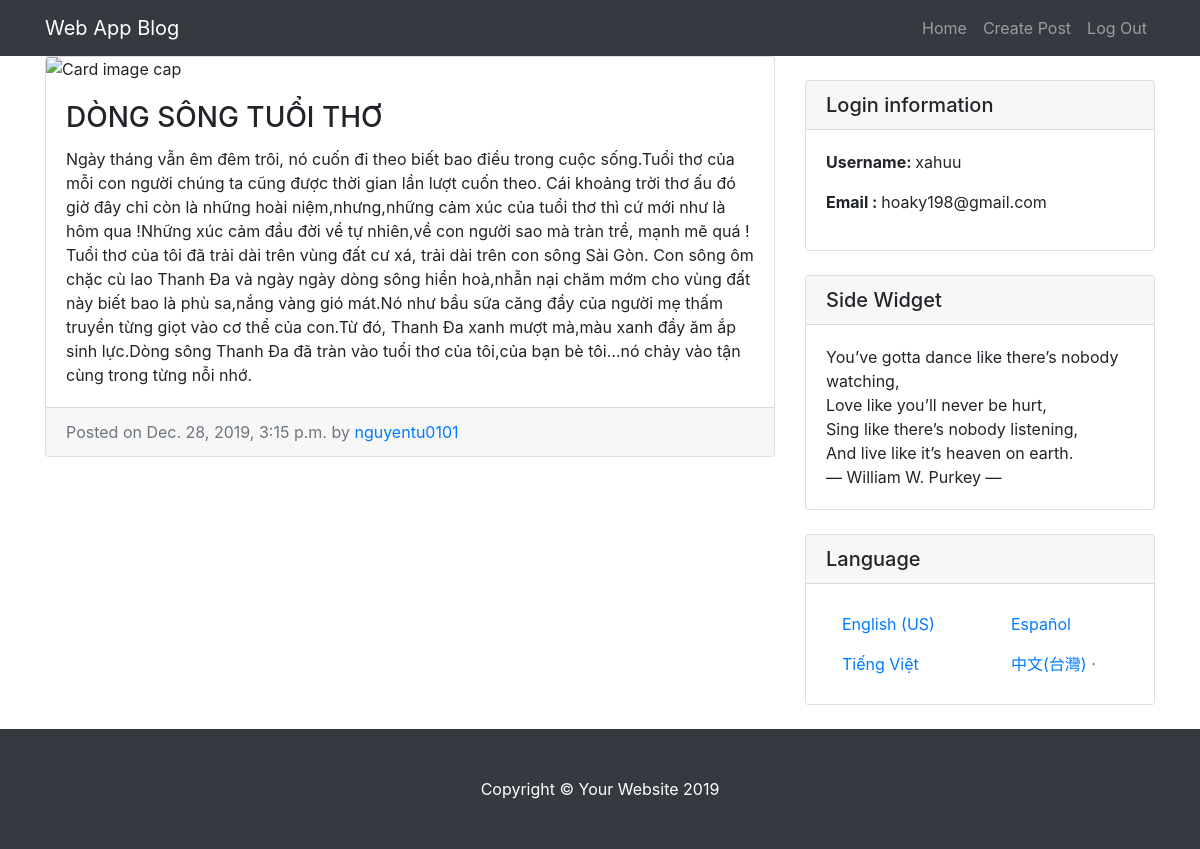
/entry/8/ (signed in), run on the app's committed database.
### entries/models.py (models this page shows, shortened)
class Entry(models.Model):
    entry_title = models.CharField(max_length=50)
    entry_text = models.TextField()
    entry_date = models.DateTimeField(auto_now_add=True)
    entry_author = models.ForeignKey(User, on_delete =  models.CASCADE)
    class Meta:
        verbose_name_plural = "entries"

### entries/views.py (the view)
# urls.py: path('entry/<int:pk>/', EntryView.as_view(), name = "entry-detail"),
class EntryView(LoginRequiredMixin, DetailView):
    model = Entry
    template_name = 'entries/entry_detail.html'

### entries/templates/entries/entry_detail.html
{% extends "entries/base.html" %}
    {% block content %}
      <div class="col-md-8">
        <div class="card mb-4">
          <img class="card-img-top" src="https://4.bp.blogspot.com/-kDGvbCKHKnY/W_DjIBqkEAI/AAAAAAAAKV4/swjqL4QRzocYnpgfFFSVTGFRjT0Th5_rQCLcBGAs/s1600/hinh-anh-sach-hoa-dep-nghe-thuat-%2B%252814%2529.jpg" alt="Card image cap">
          <div class="card-body">
            <h3 class="card-title">{{object.entry_title}}</h3>
            <p class="card-text">{{object.entry_text}}</p>
          </div>
          <div class="card-footer text-muted">
            Posted on {{object.entry_date}} by
            <a href="#">{{object.entry_author}}</a>
          </div>
        </div>
      </div>
    {% endblock %}

### entries/templates/entries/base.html (shortened to what this page needs)
{%load static%}
<!DOCTYPE html>
<html lang="en">
<head>
  <link rel="stylesheet" href="https://cdnjs.cloudflare.com/ajax/libs/font-awesome/4.7.0/css/font-awesome.min.css">
  <link href="{% static 'entries/vendor/bootstrap/css/bootstrap.min.css'%}" rel="stylesheet">
  <link href="{% static 'entries/css/blog-home.css'%}" rel="stylesheet">
</head>
<body>
  <nav class="navbar navbar-expand-lg navbar-dark bg-dark fixed-top">
    <div class="container">
      <a class="navbar-brand" href="{% url 'blog_home'%}">Web App Blog</a>
      <div class="collapse navbar-collapse" id="navbarResponsive">
        <ul class="navbar-nav ml-auto">
          <li class="nav-item">
            <a class="nav-link" href="{% url 'blog_home'%}">Home</a>
          </li>
          <li class="nav-item">
            <a class="nav-link" href="{% url 'create_entry'%}">Create Post</a>
          </li>
          <li class="nav-item">
            <a class="nav-link" href="{%url 'logout'%}">Log Out</a>
          </li>
        </ul>
      </div>
    </div>
  </nav>
  <div class="container">
    <div class="row">
        {% block content %}
        {% endblock %}
      <div class="col-md-4">
        <div class="card my-4">
          <h5 class="card-header">Login information</h5>
          <div class="card-body">
            <div class="list-unstyled mb-8">
                <li>
                  <p><strong>Username: </strong>{{user.username}}</p>
                </li>
                <li>
                  <p><strong>Email : </strong>{{user.email}}</p>
                </li>
            </div>
          </div>
        </div>
        <div class="card my-4">
          <h5 class="card-header">Side Widget</h5>
          <div class="card-body">
          <div>You’ve gotta dance like there’s nobody watching,</div>
          <div>Love like you’ll never be hurt,</div>
          <div>Sing like there’s nobody listening,</div>
          <div>And live like it’s heaven on earth. </div>
            ― William W. Purkey ―
          </div>
        </div>
        <div class="card my-4">
          <h5 class="card-header">Language</h5>
          <div class="card-body">
            <div class="row">
              <div class="col-lg-6">
                <ul class="list-unstyled mb-0">
                  <li class="nav-item">
                    <a class="nav-link" href="#"> English (US)</a>
                  </li>
                  <li class="nav-item">
                    <a class="nav-link" href="#">Tiếng Việt </a>
                  </li>
                </ul>
              </div>
              <div class="col-lg-6">
                <ul class="list-unstyled mb-0">
                  <li class="nav-item">
                    <a class="nav-link" href="#">Español</a>
                  </li>
                  <li class="nav-item">
                    <a class="nav-link" href="#"> 中文(台灣) ·</a>
                  </li>
                </ul>
              </div>
            </div>
          </div>
        </div>
      </div>
    </div>
  </div>
  <footer class="py-5 bg-dark">
    <div class="container">
      <p class="m-0 text-center text-white">Copyright &copy; Your Website 2019</p>
    </div>
  </footer>
</body>
</html>

### entries/static/entries/css/blog-home.css (style rules this page uses)
body { padding-top: 56px; }

### data on the page
Entry: entry_title "DÒNG SÔNG TUỔI THƠ", entry_text "Ngày tháng vẫn êm đêm trôi, nó cuốn đi theo biết bao điều trong cuộc sống.Tuổi thơ của mỗi con người chúng ta cũng được thời gian lần lượt cuốn theo. Cái khoảng trời thơ ấu đó giờ đây chỉ còn là những hoài niệm,nhưng,những cảm xúc của tuổi thơ thì cứ mới như là hôm qua !Những xúc cảm đầu đời về tự nhiên,về con người sao mà tràn trề, mạnh mẽ quá ! Tuổi thơ của tôi đã trải dài trên vùng đất cư xá, trải dài trên con sông Sài Gòn. Con sông ôm chặc cù lao Thanh Đa và ngày ngày dòng sông hiền hoà,nhẫn nại chăm mớm cho vùng đất này biết bao là phù sa,nắng vàng gió mát.Nó như bầu sữa căng đầy của người mẹ thấm truyền từng giọt vào cơ thể của con.Từ đó, Thanh Đa xanh mượt mà,màu xanh đầy ăm ắp sinh…", entry_date "Dec. 28, 2019, 3:15 p.m.", entry_author "nguyentu0101"

### other printed values
{{ user.username }} "xahuu"
{{ user.email }} "hoaky198@gmail.com"
